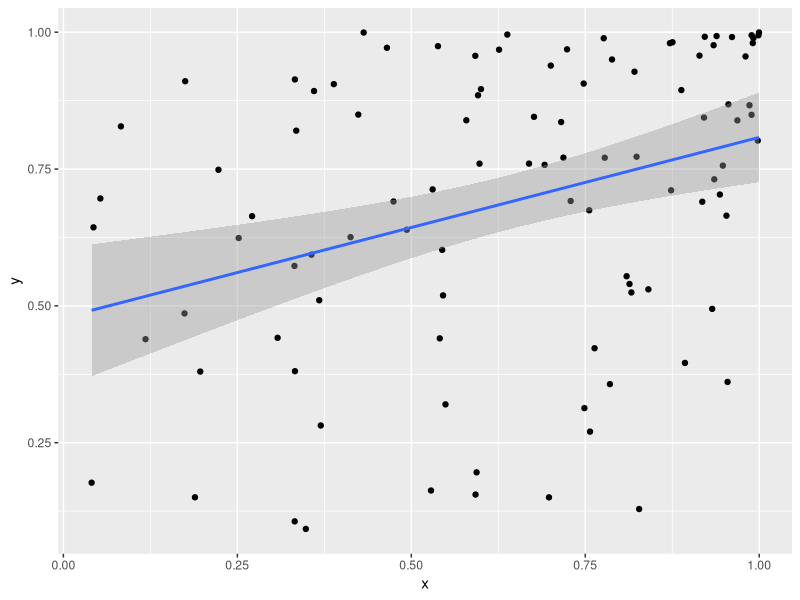
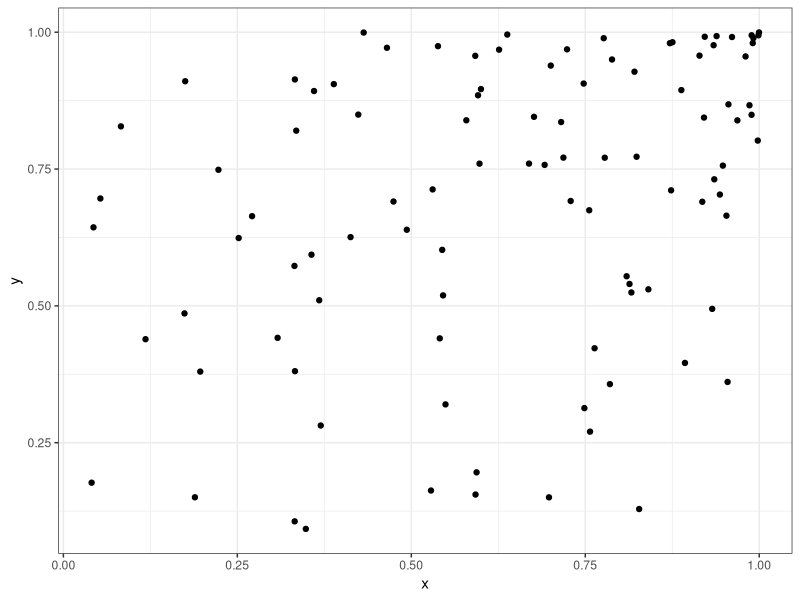
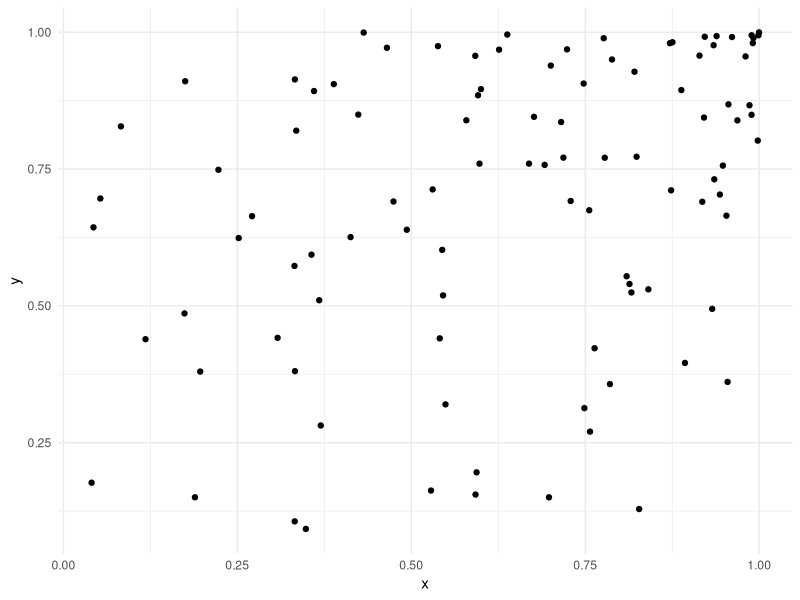
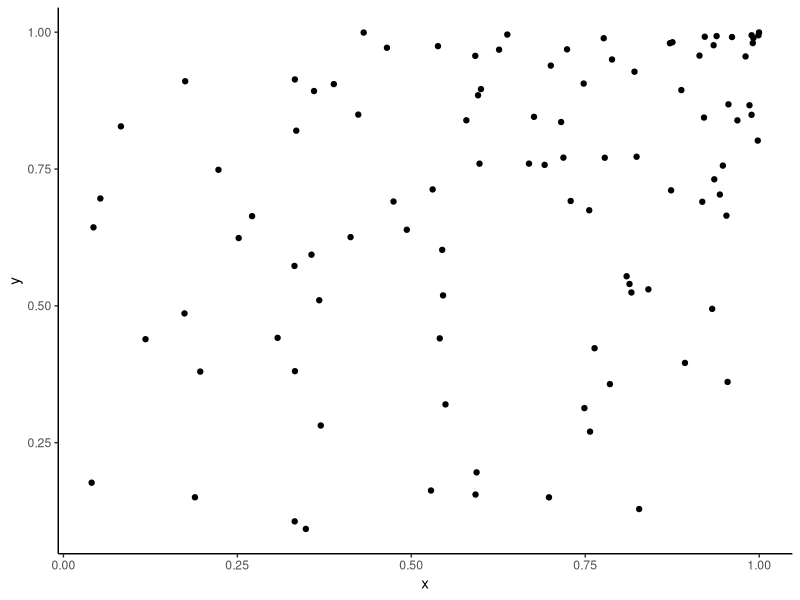
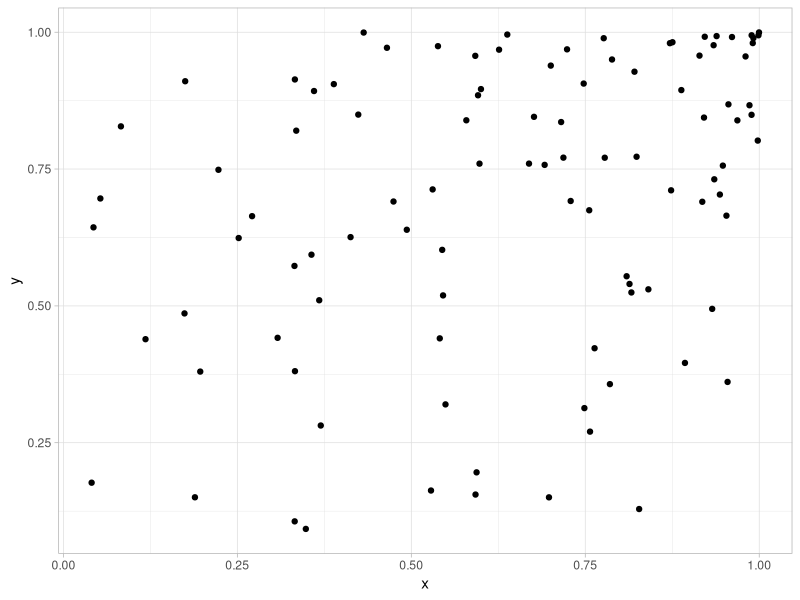
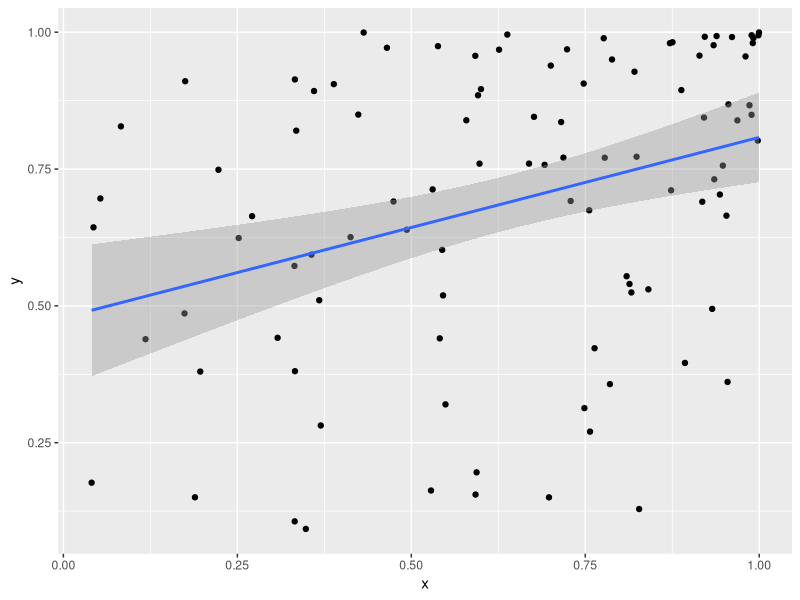

Generate these figures, in order, with R:
# Correlation graphs for survey using inverse transform sampling
# see http://www.econometricsbysimulation.com/2014/02/easily-generate-correlated-variables.html

library(MASS)
library(plyr)
library(dplyr)
library(ggplot2)

s = 0.5
n = 100
corrmat = matrix(c(1, s, s, 1), 2)
mat_draws <- matrix(mvrnorm(n, mu = c(0.5, 0.5), Sigma = corrmat), ncol = 2) 
# apply normal CDF to get uniform distribution
df_draws <- mat_draws %>% as.data.frame %>% tbl_df %>% mutate(x = pnorm(V1), y = pnorm(V2))
cor(df_draws$V1, df_draws$V2)
cor(df_draws$x, df_draws$y)
corrplot <- df_draws %>% ggplot(aes(x, y)) + geom_point()
corrplot + geom_smooth(method = "lm", formula = y ~ x)

ggsave("testplot.png")

# experiment with different themes
corrplot + theme_bw()
corrplot + theme_minimal()
corrplot + theme_classic()
corrplot + theme_light()
